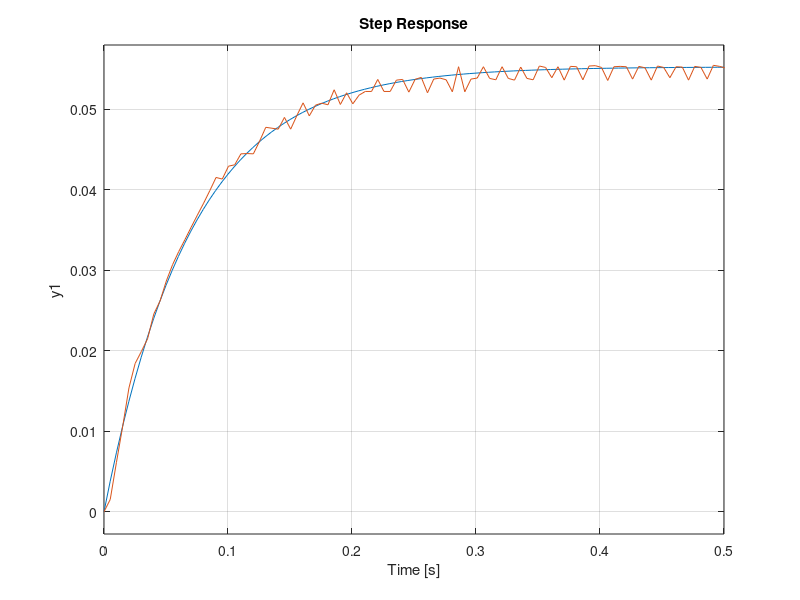

MATLAB code to generate this figure:

%%The purpose of this code is to recreate a transfer function that
%represents the step response of our motor. K and Sigma values are
%calculated from Serial output displaynih radians and elapsed time. The
%actual output values from the Serial output for time and radians/sec are
%contained within testedXVals and testedYVals respectively.
s = tf('s');
K = 0.05529;
sigma = 14.224;
load ("testedXVals.mat")
load ("testedYVals.mat")
transFunc = K*(sigma/(sigma + s)); 
step(transFunc)
hold on
plot(testedXVals,testedYVals)



